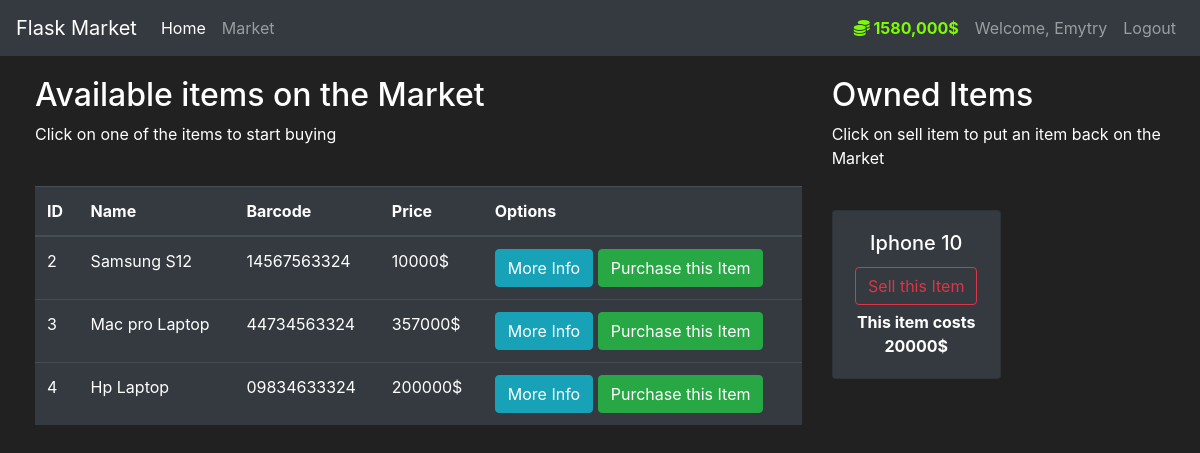
/market (signed in), run on the app's committed database.
### market/models.py (models this page shows, shortened)
class User(db.Model, UserMixin):
    id = db.Column(db.Integer, primary_key=True)
    username = db.Column(db.String(30), unique=True, nullable=False)
    email_address = db.Column(db.String(60), unique=True, nullable=False)
    password_harsh = db.Column(db.String(60), nullable=False)
    budget = db.Column(db.Integer(), nullable=False, default=1600000)
    items = db.relationship('Item', backref='owned_user', lazy=True)  #A relationship argument allowing to model to understand that users can own items.
    @property
    def prettier_budget(self):
        if len(str(self.budget)) >= 4:
            return f'{str(self.budget)[:-3]},{str(self.budget)[-3:]}$'
        else:
            return f"{self.budget}$"
    @property
    def password(self):
        return self.password

class Item(db.Model):
    id = db.Column(db.Integer, primary_key=True)
    name = db.Column(db.String(50), unique=True, nullable=False)
    price = db.Column(db.Integer(), nullable=False)
    barcode = db.Column(db.String(15), nullable=False, unique=True)
    description = db.Column(db.String(1024), nullable=False, unique=True)
    owner = db.Column(db.Integer(), db.ForeignKey('user.id'))

### market/routes.py (the view, shortened to what this page needs)
@app.route("/market", methods=["GET","POST"])
@login_required
def market_page():
    purchase_form = PurchaseItemform()
    selling_form = SellItemform()
    if request.method == 'GET':
        items = Item.query.filter_by(owner=None)  #Owner=none displays items purchased in owners section
        owned_items = Item.query.filter_by(owner=current_user.id)  #this query filters out the item that the current user owns
        return render_template('market.html', items=items, purchase_form=purchase_form, owned_items = owned_items, selling_form=selling_form)

### market/models.py (called while the page is built)
@login_manager.user_loader
def load_user(user_id):
    return User.query.get(int(user_id))

### market/templates/market.html (shortened to what this page needs)
{% extends 'base.html' %}
{% block content %}
<div class="row" style="margin-top:20px; margin-left:20px">
   <div class="col-8">
       <h2>Available items on the Market</h2>
       <p>Click on one of the items to start buying</p>
       <br>
      <table class="table table-hover table-dark">
         <thead>
            <tr>
               <th scope="col">ID</th>
               <th scope="col">Name</th>
               <th scope="col">Barcode</th>
               <th scope="col">Price</th>
               <th scope="col">Options</th>
            </tr>
         </thead>
         <tbody>
            {% for item in items %}
            <tr>
               <td>{{ item.id }}</td>
               <td>{{ item.name }}</td>
               <td>{{ item.barcode }}</td>
               <td>{{ item.price }}$</td>
               <td>
                  <button class="btn btn-outline btn-info" data-toggle="modal" data-target="#Modal-MoreInfo-{{ item.id }}">More Info</button>
                  <button class="btn btn-outline btn-success" data-toggle="modal" data-target="#Modal-PurchaseConfirm-{{ item.id }}">Purchase this Item</button>
               </td>
            </tr>
            {% endfor %}
         </tbody>
      </table>
   </div>
   <div class="col-4">
        <h2>Owned Items</h2>
        <p>Click on sell item to put an item back on the Market</p>
        <br>
        <div class="row">
           {% for owned_item in owned_items %}
             <div class="col-md-6">
                 <div style="margin-bottom: 5px" class="card text-center bg-dark">
                      <div class="card-body">
                          <h5 class="card-title">{{ owned_item.name }}</h5>
                          <button type="button" class="btn btn-outline-danger" style="margin-bottom: 5px"
                                  data-toggle="modal" data-target="#Modal-SellingConfirm-{{ owned_item.id }}">
                              Sell this Item
                          </button>
                          <p class="card-text"><strong>
                              This item costs {{ owned_item.price }}$
                          </strong></p>
                      </div>
                  </div>
             </div>
           {% endfor %}
        </div>
   </div>
</div>
{% endblock %}

### market/templates/base.html (shortened to what this page needs)
<!doctype html>
<html lang="en">
   <head>
      <link rel="stylesheet" href="https://cdn.jsdelivr.net/npm/bootstrap@4.5.3/dist/css/bootstrap.min.css">
   </head>
   <body>
    <nav class="navbar navbar-expand-md navbar-dark bg-dark">
        <a class="navbar-brand" href="#">Flask Market</a>
        <div class="collapse navbar-collapse" id="navbarNav">
            <ul class="navbar-nav mr-auto">
                <li class="nav-item active">
                    <a class="nav-link" href="{{ url_for('home_page') }}">Home <span class="sr-only">(current)</span></a>
                </li>
                <li class="nav-item">
                    <a class="nav-link" href="{{ url_for ('market_page') }}">Market</a>
                </li>
            </ul>
            {% if current_user.is_authenticated %}
            <ul class="navbar-nav">
                <li class="nav-item">
                    <a class="nav-link" style="color: lawngreen; font-weight: bold">
                        <i class="fas fa-coins"></i>
                        {{ current_user.prettier_budget }}
                    </a>
                </li>
                <li class="nav-item">
                    <a class="nav-link">Welcome, {{ current_user.username}}</a>
                </li>
                <li class="nav-item">
                    <a class="nav-link" href="{{ url_for ('logout_page') }}">Logout</a>
                </li>
            </ul>
            {% endif %}
        </div>
    </nav>
    {% block content %}
    {% endblock %}
   </body>
</html>

### market/templates/base.html (style rules this page uses)
body { background-color: #212121; color: white }

### data on the page
User: prettier_budget "1580,000$", username "Emytry"
Item: id "2", name "Samsung S12", barcode "14567563324", price "10000"
Item: id "3", name "Mac pro Laptop", barcode "44734563324", price "357000"
Item: id "4", name "Hp Laptop", barcode "09834633324", price "200000"
Item: name "Iphone 10", price "20000"
